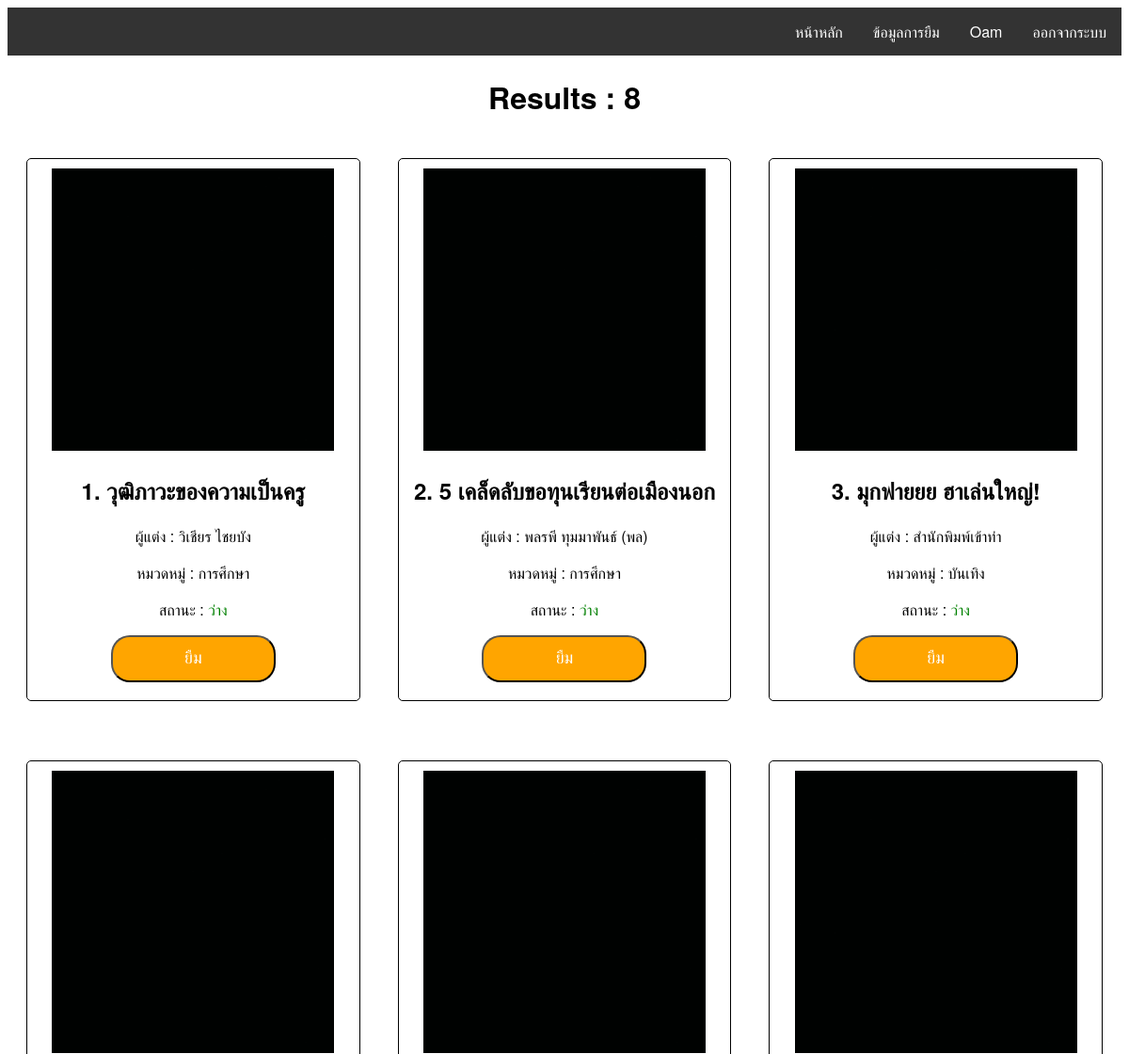
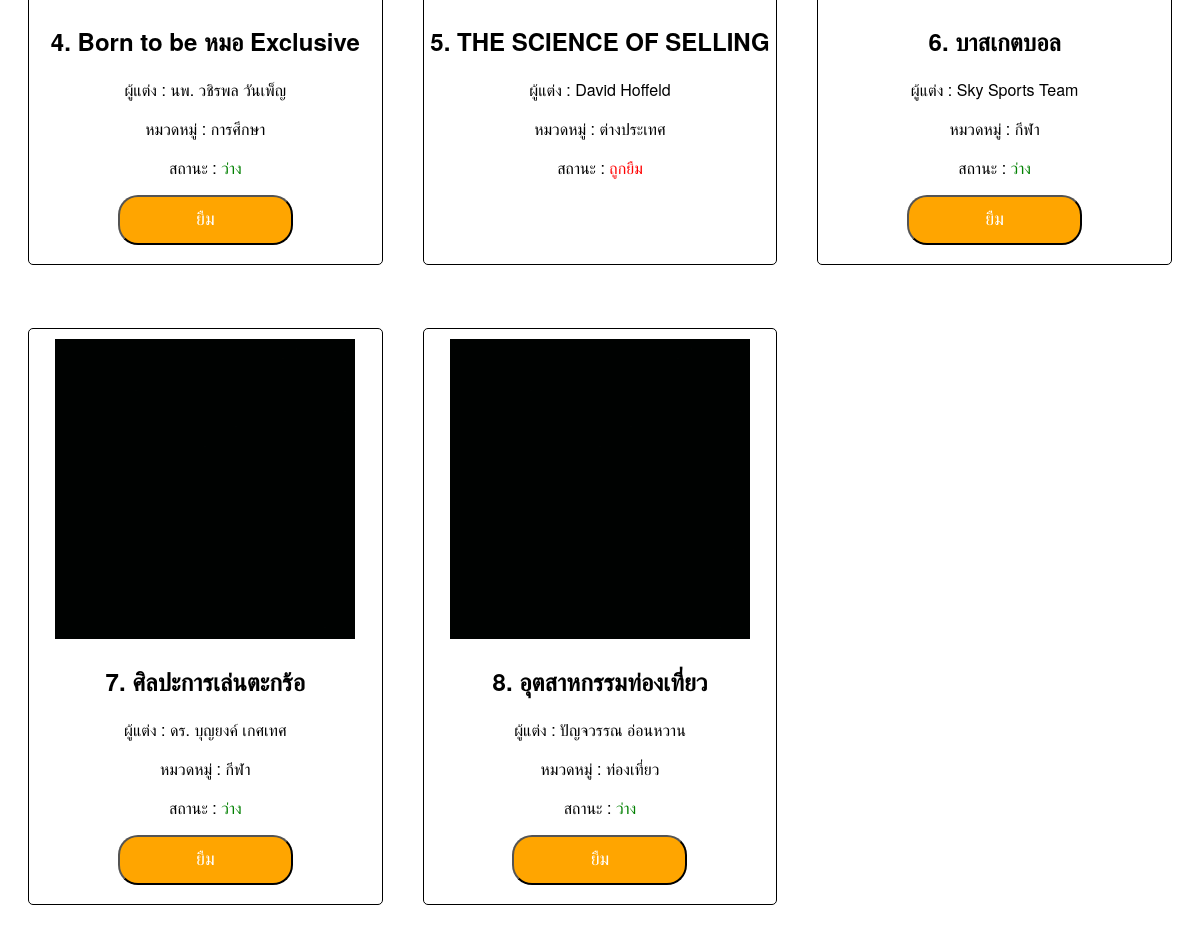
Page /index.php (signed in) on the committed database (2 pictures, top to bottom).
### tables this page shows
CREATE TABLE `teacher` (
  `t_id` int(11) NOT NULL,
  `t_name` varchar(255) NOT NULL,
  `t_phone` varchar(255) NOT NULL,
  `user` varchar(255) NOT NULL,
  `pass` varchar(255) NOT NULL
);

CREATE TABLE `book` (
  `b_id` int(11) NOT NULL,
  `b_name` varchar(255) NOT NULL,
  `b_au` varchar(255) NOT NULL,
  `b_cate` int(11) NOT NULL,
  `b_status` varchar(255) NOT NULL,
  `b_img` text NOT NULL
);

CREATE TABLE `category` (
  `c_id` int(11) NOT NULL,
  `b_cate` varchar(255) NOT NULL,
  `c_name` varchar(255) NOT NULL
);

### index.php (the view, shortened to what this page needs)
<?php
    include "conn.php";
?>
<!DOCTYPE html>
<html>
<head>
    <link rel="stylesheet" href="css.css">
</head>
<body>
    <?php
        include "navbar.php";
        $sql = "SELECT b_id, b_name, b_au, b.b_cate, b_status, b_img, c.b_cate, c_name  FROM `book` b, category c WHERE c.b_cate = b.b_cate";
        $query = $conn -> query($sql);
        $row = $query -> num_rows;
    ?>
            <div align="center" ><h1>Results : <?php echo $row; ?></h1></div>
    <?php
        $num = 1;
        while($show = $query -> fetch_array()){
           if($num%3 == 1){
    ?>
                <div class="row">
    <?php
            }
    ?>
            <div class="col">
                <div class="border">
                <div style="text-align:center; margin-top:10px;">
                    <img src="img/<?php echo $show['b_img']; ?>" width="300" height="300">
                </div>
                <div class="detail" style="text-align:center;">
                    <h2><?php echo $num++ . ". " . $show["b_name"]; ?></h2>
                    <p>ผู้แต่ง : <?php echo $show["b_au"]; ?></p>
                    <p>หมวดหมู่ : <?php echo $show["c_name"]; ?></p>
                    <p>สถานะ : <?php if($show["b_status"] == "a"){
                        echo "<font color='green'>ว่าง</font>";
                    }else{
                        echo "<font color='red'>ถูกยืม</font>";
                    } ?></p>
                    <?php
                        if($_SESSION["t_id"] != null && $show["b_status"] == "a"){
                    ?>
                            <form class="submit" action="borrow.php?id=<?php echo $show['b_id']; ?>" method="post">
                                <input type="submit"  value="ยืม">
                            </form>
                    <?php
                        }
                    ?>
                </div>
                </div>
            </div>
            <?php
                if($num % 3 == 1){
            ?>
            </div>
    <?php
                }
        }
    ?>
</body>
</html>

### navbar.php (shortened to what this page needs)
<div class="navbar">
    <ul>
        <?php
            if($_SESSION["t_id"] == null){
                echo "<li><a href='login.php'>เข้าสู่ระบบ</a></li>";
            }else{
                include "conn.php";
                $navbar = "SELECT * FROM `teacher` WHERE '".$_SESSION["t_id"]."' = t_id";
                $navbar_query = $conn -> query($navbar);
                $show_navbar = $navbar_query-> fetch_array();
                echo "<li><a href='javascript:Exit();'>ออกจากระบบ</a></li>";
                echo "<li><a href='edit_profile.php'>". $show_navbar["t_name"] ."</a></li>";
                echo "<li><a href='check.php'>ข้อมูลการยืม</a></li>";
            }
        ?>
        <li><a href="index.php">หน้าหลัก</a></li>
    </ul>
</div>

### css.css (style rules this page uses)
.border { border:1px solid black; height:575px; border-radius: 5px; margin:20px; }
.navbar ul { list-style-type: none; margin: 0; padding: 0; overflow: hidden; background-color: #333; }
.navbar { margin-bottom: 10px; }
.navbar li { float: right; }
.detail { text-align: center; }
.navbar li a { display: block; color: white; text-align: center; padding: 14px 16px; text-decoration: none; }
.submit input[type="submit"] { width:175px; border-radius: 20px; outline:none; background-color: orange; color:white; font-size: 18px; cursor: pointer; transition: 0.25s; height:50px; }
.col { height:600px; margin-bottom: 40px; float:left; width:33.3333333%; }
body { font-family: "Helvetica Neue", Helvetica, Arial, sans-serif; }

### rows in the picture
teacher: t_name "Oam"
book: b_img (picture), b_name "วุฒิภาวะของความเป็นครู", b_au "วิเชียร ไชยบัง", category.c_name "การศึกษา", b_status "ว่าง"
book: b_img (picture), b_name "5 เคล็ดลับขอทุนเรียนต่อเมืองนอก", b_au "พลรพี ทุมมาพันธ์ (พล)", category.c_name "การศึกษา", b_status "ว่าง"
book: b_img (picture), b_name "มุกฟายยย ฮาเล่นใหญ่!", b_au "สำนักพิมพ์เข้าท่า", category.c_name "บันเทิง", b_status "ว่าง"
book: b_img (picture), b_name "Born to be หมอ Exclusive", b_au "นพ. วชิรพล วันเพ็ญ", category.c_name "การศึกษา", b_status "ว่าง"
book: b_img (picture), b_name "THE SCIENCE OF SELLING", b_au "David Hoffeld", category.c_name "ต่างประเทศ", b_status "ถูกยืม"
book: b_img (picture), b_name "บาสเกตบอล", b_au "Sky Sports Team", category.c_name "กีฬา", b_status "ว่าง"
book: b_img (picture), b_name "ศิลปะการเล่นตะกร้อ", b_au "ดร. บุญยงค์ เกศเทศ", category.c_name "กีฬา", b_status "ว่าง"
book: b_img (picture), b_name "อุตสาหกรรมท่องเที่ยว", b_au "ปัญจวรรณ อ่อนหวาน", category.c_name "ท่องเที่ยว", b_status "ว่าง"

### other values in the picture
$row "8"
